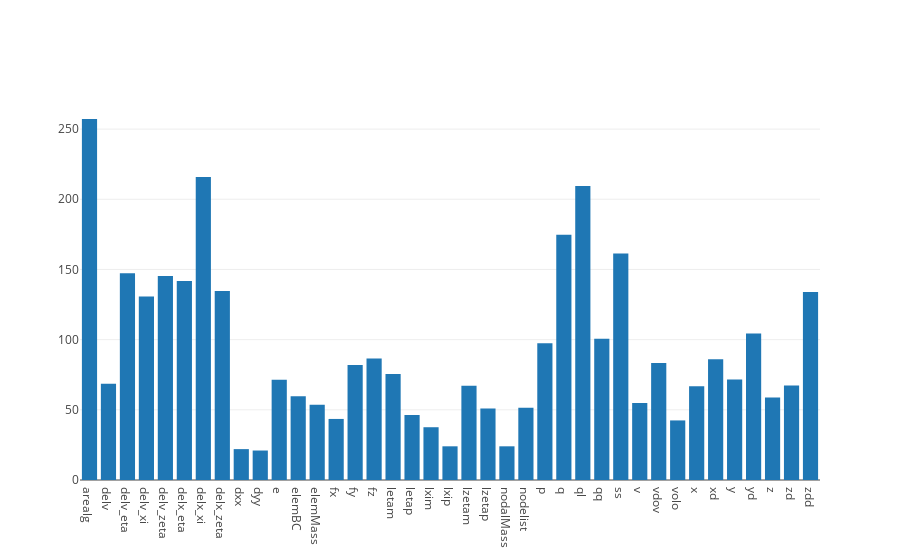

Notebook code cell kept with this figure:
### Markdown cell above
Looks like `nodelist` stands out, but it may have just been accessed more frequently, rather than inefficiently.

Lets do the same plot, but average the latencies instead of sum them:

### Code cell
df_data_centric = df[['alloc.label#libpfm.addr', 'libpfm.weight']].groupby('alloc.label#libpfm.addr').mean()
data = [
    go.Bar(
        name='Allocation Quantity per Function',
        x=df_data_centric.index, 
        y=df_data_centric['libpfm.weight']
    )
]
iplot(data)

### Figure 1 — Plotly figure (JSON) as saved in the notebook; plotly's stock layout.template omitted (floating-point values rounded to 4 significant figures)
{"data": [{"name": "Allocation Quantity per Function", "type": "bar", "x": ["arealg", "delv", "delv_eta", "delv_xi", "delv_zeta", "delx_eta", "delx_xi", "delx_zeta", "dxx", "dyy", "e", "elemBC", "elemMass", "fx", "fy", "fz", "letam", "letap", "lxim", "lxip", "lzetam", "lzetap", "nodalMass", "nodelist", "p", "q", "ql", "qq", "ss", "v", "vdov", "volo", "x", "xd", "y", "yd", "z", "zd", "zdd"], "y": [257.2, 68.57, 147.3, 130.7, 145.3, 141.7, 215.9, 134.7, 22, 21, 71.5, 59.75, 53.57, 43.5, 82, 86.5, 75.5, 46.29, 37.6, 24, 67.2, 51, 24, 51.44, 97.5, 174.7, 209.4, 100.6, 161.4, 54.81, 83.44, 42.44, 66.78, 86.05, 71.59, 104.3, 58.84, 67.31, 134]}], "layout": {}}
